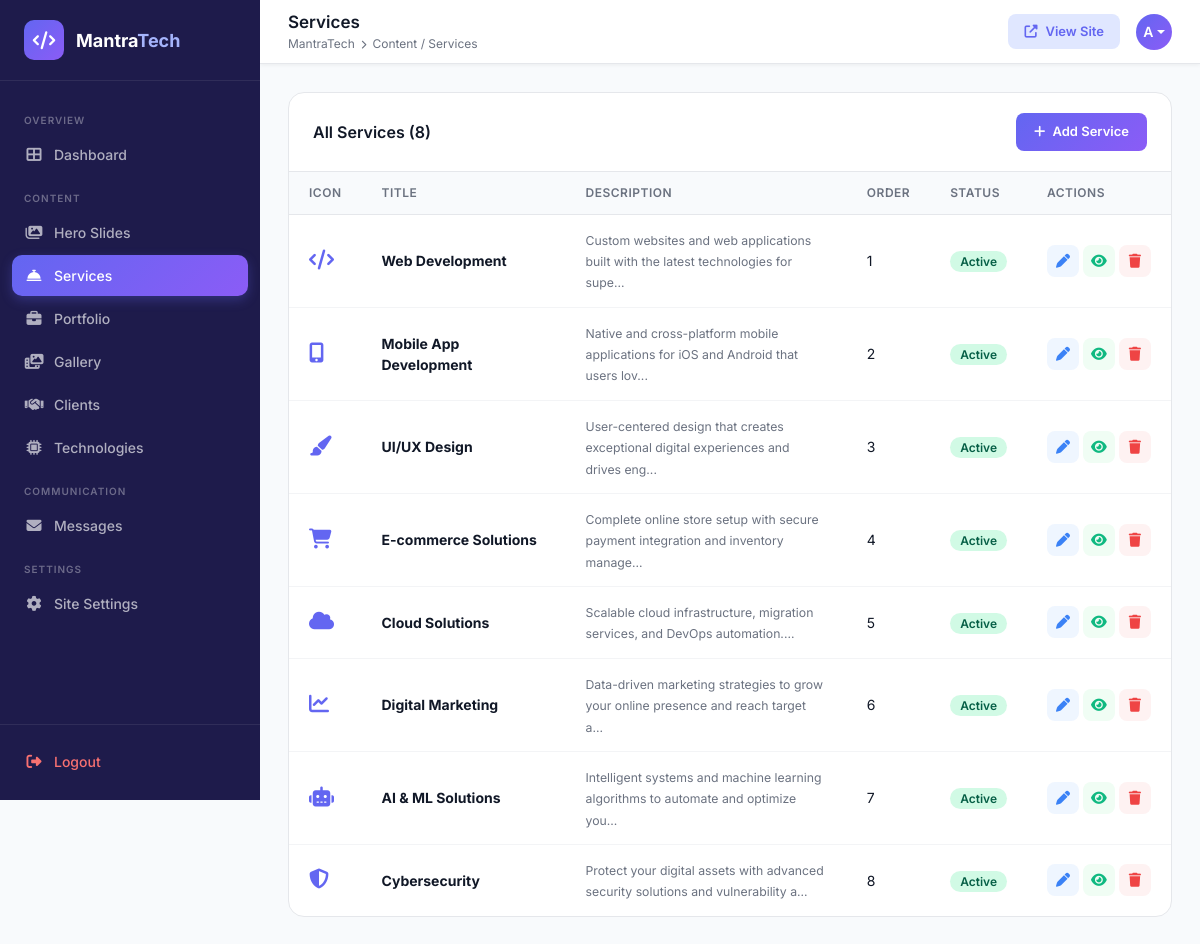
Screenshot of /admin/services.php (signed in) with the database file from the repository.
### tables this page shows
CREATE TABLE IF NOT EXISTS services (
    id INT AUTO_INCREMENT PRIMARY KEY,
    title VARCHAR(255) NOT NULL,
    description TEXT,
    icon VARCHAR(100) DEFAULT 'fas fa-cog',
    display_order INT DEFAULT 0,
    is_active TINYINT(1) DEFAULT 1,
    created_at TIMESTAMP DEFAULT CURRENT_TIMESTAMP
);

### admin/services.php (the view, shortened to what this page needs)
<?php
require_once '_header.php';
$action = $_GET['action'] ?? 'list';
$editItem = null;
$items = [];
if ($conn) {
    $res = mysqli_query($conn, "SELECT * FROM services ORDER BY display_order, id");
    while ($row = mysqli_fetch_assoc($res)) $items[] = $row;
}
$iconOptions = [
    'fas fa-code' => 'Web Development',
    'fas fa-mobile-alt' => 'Mobile App',
    'fas fa-paint-brush' => 'UI/UX Design',
    'fas fa-shopping-cart' => 'E-commerce',
    'fas fa-cloud' => 'Cloud',
    'fas fa-chart-line' => 'Marketing',
    'fas fa-robot' => 'AI/ML',
    'fas fa-shield-alt' => 'Security',
    'fas fa-database' => 'Database',
    'fas fa-server' => 'Server',
    'fas fa-network-wired' => 'Network',
    'fas fa-cog' => 'General',
];
?>
<?php if ($action === 'add' || $action === 'edit'): ?>
<div class="row">
    <div class="col-lg-7">
        <div class="admin-card-header" style="background:#fff; border-radius:16px 16px 0 0; border:1px solid #e5e7eb; border-bottom:none;">
            <div class="admin-card-title"><?= $editItem ? 'Edit Service' : 'Add New Service' ?></div>
            <a href="services.php" class="btn-primary-custom" style="background:#6b7280; padding:7px 14px; font-size:13px;">
                <i class="fas fa-arrow-left"></i> Back
            </a>
        </div>
        <div class="form-card" style="border-radius:0 0 16px 16px;">
            <form method="POST">
                <?php if ($editItem): ?><input type="hidden" name="id" value="<?= $editItem['id'] ?>"><?php endif; ?>
                <div class="row g-3">
                    <div class="col-12">
                        <label class="form-label">Service Title *</label>
                        <input type="text" name="title" class="form-control" required
                               value="<?= htmlspecialchars($editItem['title'] ?? '') ?>" placeholder="e.g. Web Development">
                    </div>
                    <div class="col-12">
                        <label class="form-label">Description *</label>
                        <textarea name="description" class="form-control" rows="4" required
                                  placeholder="Short description of this service..."><?= htmlspecialchars($editItem['description'] ?? '') ?></textarea>
                    </div>
                    <div class="col-md-6">
                        <label class="form-label">Icon Class (FontAwesome)</label>
                        <select name="icon" class="form-select" id="iconSelect" onchange="updatePreview()">
                            <?php foreach ($iconOptions as $cls => $label): ?>
                            <option value="<?= $cls ?>" <?= ($editItem['icon'] ?? '') === $cls ? 'selected' : '' ?>><?= $label ?> (<?= $cls ?>)</option>
                            <?php endforeach; ?>
                        </select>
                        <input type="text" name="icon" id="iconManual" class="form-control mt-2"
                               value="<?= htmlspecialchars($editItem['icon'] ?? 'fas fa-cog') ?>"
                               placeholder="Or type custom: fas fa-star" onchange="document.getElementById('iconPreview').className=this.value">
                        <div class="mt-2" style="font-size:13px; color:#6b7280;">
                            Preview: <i id="iconPreview" class="<?= htmlspecialchars($editItem['icon'] ?? 'fas fa-cog') ?>" style="font-size:24px; color:#6366f1;"></i>
                        </div>
                    </div>
                    <div class="col-md-6">
                        <label class="form-label">Display Order</label>
                        <input type="number" name="display_order" class="form-control" min="0"
                               value="<?= $editItem['display_order'] ?? count($items) + 1 ?>">
                    </div>
                    <div class="col-12">
                        <button type="submit" class="btn-primary-custom">
                            <i class="fas fa-save"></i> <?= $editItem ? 'Update Service' : 'Add Service' ?>
                        </button>
                    </div>
                </div>
            </form>
        </div>
    </div>
</div>
<?php else: ?>
<div class="admin-card">
    <div class="admin-card-header">
        <div class="admin-card-title">All Services (<?= count($items) ?>)</div>
        <a href="services.php?action=add" class="btn-primary-custom"><i class="fas fa-plus"></i> Add Service</a>
    </div>
    <table class="admin-table">
        <thead>
            <tr>
                <th>Icon</th><th>Title</th><th>Description</th><th>Order</th><th>Status</th><th>Actions</th>
            </tr>
        </thead>
        <tbody>
            <?php foreach ($items as $item): ?>
            <tr>
                <td><i class="<?= htmlspecialchars($item['icon']) ?>" style="font-size:20px; color:#6366f1;"></i></td>
                <td><strong><?= htmlspecialchars($item['title']) ?></strong></td>
                <td style="max-width:300px;"><small style="color:#6b7280;"><?= htmlspecialchars(substr($item['description'], 0, 80)) ?>...</small></td>
                <td><?= $item['display_order'] ?></td>
                <td><?= $item['is_active'] ? '<span class="badge-active">Active</span>' : '<span class="badge-inactive">Hidden</span>' ?></td>
                <td>
                    <div class="d-flex gap-1">
                        <a href="services.php?action=edit&id=<?= $item['id'] ?>" class="btn-sm-icon btn-edit"><i class="fas fa-pen"></i></a>
                        <a href="services.php?toggle=<?= $item['id'] ?>" class="btn-sm-icon btn-toggle"><i class="fas fa-eye"></i></a>
                        <a href="services.php?delete=<?= $item['id'] ?>" class="btn-sm-icon btn-delete"
                           onclick="return confirm('Delete this service?')"><i class="fas fa-trash"></i></a>
                    </div>
                </td>
            </tr>
            <?php endforeach; ?>
        </tbody>
    </table>
</div>
<?php endif; ?>
<?php require_once '_footer.php'; ?>

### admin/_header.php (style rules this page uses)
:root { --primary: #6366f1; --primary-dark: #4f46e5; --primary-light: #e0e7ff; --sidebar-width: 260px; --header-height: 64px; --bg-main: #f8fafc; --bg-card: #ffffff; --text-main: #111827; --text-muted: #6b7280; --border: #e5e7eb; --success: #10b981; --danger: #ef4444; --warning: #f59e0b; --info: #3b82f6; }
* { margin: 0; padding: 0; box-sizing: border-box; }
body { font-family: 'Inter', sans-serif; background: var(--bg-main); color: var(--text-main); }
.admin-card { background: var(--bg-card); border-radius: 16px; border: 1px solid var(--border); overflow: hidden; }
.admin-card-header { padding: 20px 24px; border-bottom: 1px solid var(--border); display: flex; align-items: center; justify-content: space-between; }
.admin-card-title { font-size: 16px; font-weight: 600; color: var(--text-main); }
.admin-table { width: 100%; border-collapse: collapse; }
.admin-table thead th { background: var(--bg-main); padding: 12px 20px; font-size: 12px; font-weight: 600; text-transform: uppercase; letter-spacing: 0.5px; color: var(--text-muted); border-bottom: 1px solid var(--border); text-align: left; }
.admin-table tbody td { padding: 14px 20px; font-size: 14px; border-bottom: 1px solid #f3f4f6; vertical-align: middle; }
.admin-table tbody tr:last-child td { border-bottom: none; }
.btn-primary-custom { background: linear-gradient(135deg, #6366f1, #8b5cf6); color: white; border: none; border-radius: 8px; padding: 9px 18px; font-size: 13px; font-weight: 600; font-family: 'Inter', sans-serif; cursor: pointer; display: inline-flex; align-items: center; gap: 7px; text-decoration: none; transition: all 0.2s; }
.btn-sm-icon { width: 32px; height: 32px; border-radius: 8px; border: none; display: inline-flex; align-items: center; justify-content: center; font-size: 14px; cursor: pointer; transition: all 0.2s; text-decoration: none; }
.btn-edit { background: #eff6ff; color: #3b82f6; }
.btn-delete { background: #fef2f2; color: #ef4444; }
.btn-toggle { background: #f0fdf4; color: #10b981; }
.badge-active { background: #d1fae5; color: #065f46; padding: 3px 10px; border-radius: 20px; font-size: 12px; font-weight: 600; }

### rows the page displays
services: title "Web Development", description "Custom websites and web applications built with the latest technologies for supe", display_order "1", is_active "Active"
services: title "Mobile App Development", description "Native and cross-platform mobile applications for iOS and Android that users lov", display_order "2", is_active "Active"
services: title "UI/UX Design", description "User-centered design that creates exceptional digital experiences and drives eng", display_order "3", is_active "Active"
services: title "E-commerce Solutions", description "Complete online store setup with secure payment integration and inventory manage", display_order "4", is_active "Active"
services: title "Cloud Solutions", description "Scalable cloud infrastructure, migration services, and DevOps automation.", display_order "5", is_active "Active"
services: title "Digital Marketing", description "Data-driven marketing strategies to grow your online presence and reach target a", display_order "6", is_active "Active"
services: title "AI & ML Solutions", description "Intelligent systems and machine learning algorithms to automate and optimize you", display_order "7", is_active "Active"
services: title "Cybersecurity", description "Protect your digital assets with advanced security solutions and vulnerability a", display_order "8", is_active "Active"

### other values shown
count($items) "8"
